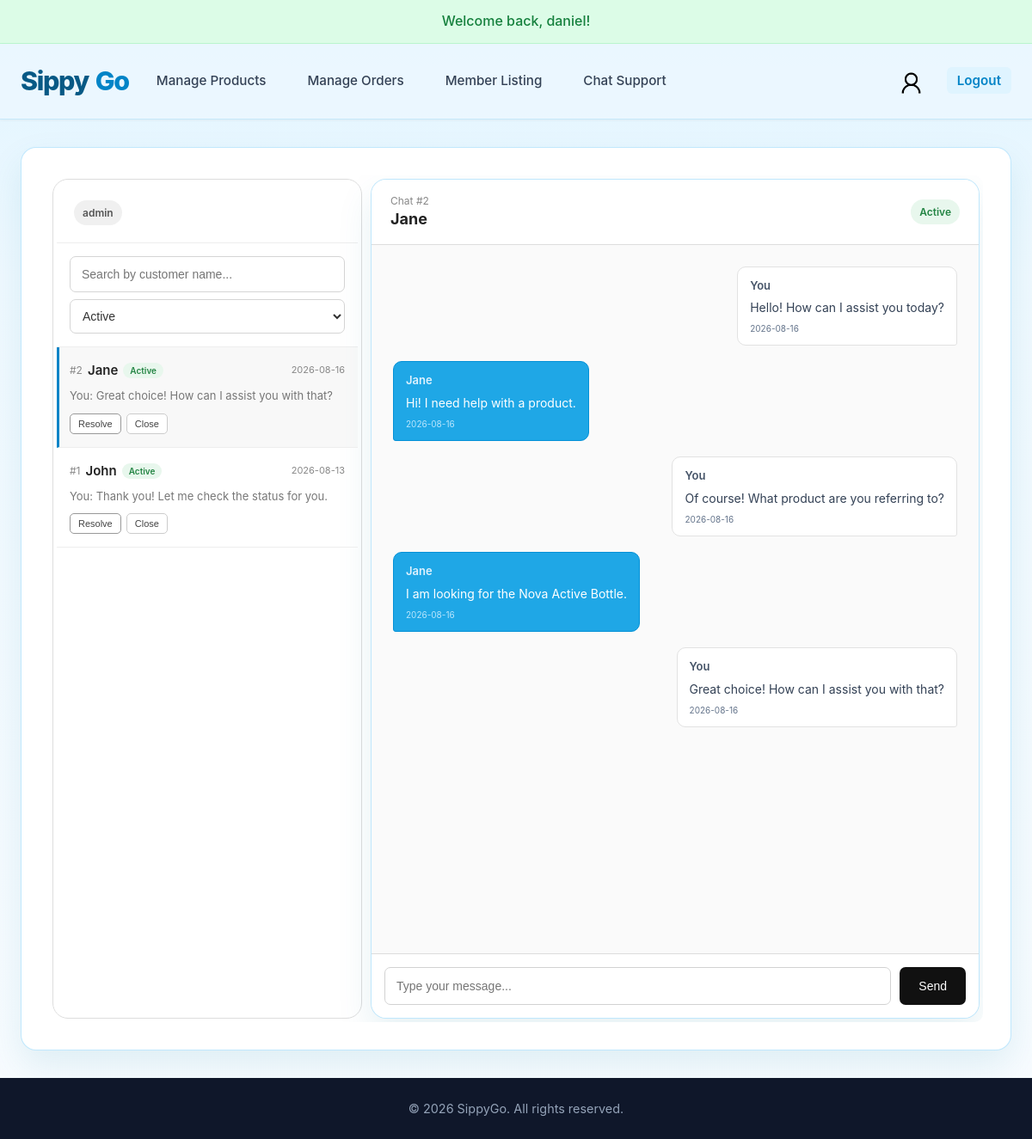
The app's page /live_chat.php (signed in) with its own data.
### tables this page shows
CREATE TABLE IF NOT EXISTS chat_sessions (
    chat_session_id INT AUTO_INCREMENT PRIMARY KEY,
    user_id INT NOT NULL,
    status INT NOT NULL DEFAULT 1,  
    created_at TIMESTAMP DEFAULT CURRENT_TIMESTAMP,
    updated_at TIMESTAMP DEFAULT CURRENT_TIMESTAMP ON UPDATE CURRENT_TIMESTAMP,

    FOREIGN KEY (user_id) REFERENCES users(user_id) ON DELETE CASCADE
);

CREATE TABLE `users` (
  `user_id` INT(11) NOT NULL AUTO_INCREMENT,
  `username` VARCHAR(50) NOT NULL UNIQUE,
  `email` VARCHAR(100) NOT NULL UNIQUE,
  `password` VARCHAR(255) NOT NULL,
  `role` VARCHAR(50) NOT NULL DEFAULT 'member',
  `profilepic` VARCHAR(255) DEFAULT NULL,
  `reward_points` INT UNSIGNED NOT NULL DEFAULT 0,
  `created_at` TIMESTAMP DEFAULT CURRENT_TIMESTAMP,
  `failed_attempts` INT NOT NULL DEFAULT 0,
  `locked_until` DATETIME DEFAULT NULL,
  PRIMARY KEY (`user_id`)
);

CREATE TABLE IF NOT EXISTS chat_messages (
    chat_message_id INT AUTO_INCREMENT PRIMARY KEY,
    chat_session_id INT NOT NULL,
    user_id INT NOT NULL,
    message VARCHAR(1000) NOT NULL,
    created_at DATETIME DEFAULT CURRENT_TIMESTAMP,
    
    FOREIGN KEY (chat_session_id) REFERENCES chat_sessions(chat_session_id) ON DELETE CASCADE,
    FOREIGN KEY (user_id) REFERENCES users(user_id) ON DELETE CASCADE
);

### _base.php (called while the page is built, shortened)
<?php
function req($key, $value = null) {
    $value = $_REQUEST[$key] ?? $value;
    return is_array($value) ? array_map('trim', $value) : trim($value);
}
function encode($value) {
    return htmlentities($value);
}

### live_chat.php (the view, shortened to what this page needs)
<?php
require_once '_base.php';
$users = $_SESSION['users'];
$user_id = $users->user_id;
$user_role = $users->role;
$user_is_admin = $user_role === 'admin';
?>
<?php
$chatStatus = intval(req('status', 1));
$selectedChatId = intval(req('chat', 0));
$messages = [];
$chatSessionsStmt = $_db->prepare("
    SELECT
        cs.chat_session_id,
        cs.user_id,
        u.username,
        cs.status,
        cs.created_at,
        cs.updated_at,
        (
            SELECT cm.message
            FROM chat_messages cm
            WHERE cm.chat_session_id = cs.chat_session_id
            ORDER BY cm.created_at DESC
            LIMIT 1
        ) AS last_message,
        (
            SELECT
                CASE
                    WHEN (:isAdmin = 1 AND u.role = 'admin')
                        OR (cm.user_id = :userId)
                        THEN 'You'
                    WHEN (:isAdmin <> 1 AND u.role = 'admin')
                        THEN 'Support Staff'
                    ELSE u.username
                END
            FROM chat_messages cm
            INNER JOIN users u
                ON u.user_id = cm.user_id
            WHERE cm.chat_session_id = cs.chat_session_id
            ORDER BY cm.created_at DESC
            LIMIT 1
        ) AS last_message_sender,
        (
            SELECT cm.created_at
            FROM chat_messages cm
            WHERE cm.chat_session_id = cs.chat_session_id
            ORDER BY cm.created_at DESC
            LIMIT 1
        ) AS last_message_at
    FROM chat_sessions cs
    INNER JOIN users u
        ON u.user_id = cs.user_id
    WHERE
        :chatStatus IN (cs.status, -1)
    AND (
        :isAdmin = 1
        OR cs.user_id = :userId
    )
    ORDER BY COALESCE(last_message_at, cs.created_at) DESC
");
$chatSessionsStmt->execute([
    ':isAdmin' => (int)$user_is_admin,
    ':userId' => (int)$user_id,
    ':chatStatus' => (int)$chatStatus,
]);
$chatSessions = $chatSessionsStmt->fetchAll(PDO::FETCH_ASSOC);
if ($user_is_admin) {
    if (!empty($chatSessions)) {
        $selectedChatExists = false;
        if (!$selectedChatExists) {
            $selectedChatId = (int)$chatSessions[0]['chat_session_id'];
        }
    }
    if ($selectedChatId > 0) {
        $messagesStmt = $_db->prepare("
            SELECT
                cm.chat_message_id,
                cm.chat_session_id,
                cm.user_id,
                cm.message,
                cm.created_at,
                CASE
                    WHEN (:isAdmin = 1 AND u.role = 'admin')
                        OR (cm.user_id = :userId)
                        THEN 'You'
                    WHEN (:isAdmin <> 1 AND u.role = 'admin')
                        THEN 'Support Staff'
                    ELSE u.username
                END AS sender_username,
                CASE
                    WHEN u.role = 'admin' THEN 1
                    ELSE 0
                END AS is_admin
            FROM chat_messages cm
            INNER JOIN users u
                ON u.user_id = cm.user_id
            WHERE cm.chat_session_id = :chatSessionId
            ORDER BY cm.created_at ASC
        ");
        $messagesStmt->execute([
            ':isAdmin' => (int)$user_is_admin,
            ':userId' => (int)$user_id,
            ':chatSessionId' => (int)$selectedChatId,
        ]);
        $messages = $messagesStmt->fetchAll(PDO::FETCH_ASSOC);
    }
}
function getStatusLabel(int $status)
{
    switch ($status) {
        case 1:
            return 'Active';
    }
}
function getTimeAgo(string $datetime)
{
    $time = strtotime($datetime);
    $diff = time() - $time;
    return date('Y-m-d', $time);
}
function isToday(string $datetime) {
    $time = strtotime($datetime);
    return date('Y-m-d', $time) === date('Y-m-d');
}
include '_head.php';
?>
<link rel="stylesheet" href="css/live_chat.css">
<?php if ($user_is_admin): ?>
    <div class="live-chat-page">
        <div class="chat-sidebar">
            <div class="chat-sidebar-header">
                <span class="chat-role-badge">
                    <?= $user_role ?>
                </span>
            </div>
            <div class="chat-search">
                <input
                    type="text"
                    id="chatSearch"
                    placeholder="Search by customer name..."
                >
            </div>
            <div class="chat-filter">
                <select id="chatStatus">
                    <option
                        value="1"
                        <?= $chatStatus === 1 ? 'selected' : '' ?>
                    >
                        Active
                    </option>
                </select>
            </div>
            <div class="chat-list" id="chatList">
                <?php if (empty($chatSessions)): ?>
                    <div class="chat-list-empty">
                        No chats available.
                    </div>
                <?php else: ?>
                    <?php foreach ($chatSessions as $chat): ?>
                        <div
                            class="chat-item <?= $selectedChatId == $chat['chat_session_id'] ? 'active' : '' ?>"
                            data-chat-id="<?= $chat['chat_session_id'] ?>"
                            data-status="<?= $chat['status'] ?>"
                            data-last-message-at="<?= encode($chat['last_message_at'] ?? '') ?>"
                        >
                            <div class="chat-item-top">
                                <div class="chat-item-header">
                                    <span class="chat-session-id">
                                        #<?= $chat['chat_session_id'] ?>
                                    </span>
                                    <div class="chat-customer-name">
                                        <?= encode($chat['username']) ?>
                                    </div>
                                    <span class="chat-item-status status-<?= (int)$chat['status'] ?>">
                                        <?= getStatusLabel((int)$chat['status']) ?>
                                    </span>
                                </div>
                                <div class="chat-time">
                                    <?= getTimeAgo($chat['last_message_at'] ?? '') ?>
                                </div>
                            </div>
                            <div class="chat-item-bottom">
                                <span class="chat-last-message">
                                    <?php if (!empty($chat['last_message_sender'])): ?>
                                        <?= encode($chat['last_message_sender']) . ': ' ?>
                                    <?php endif; ?>
                                    <?= encode($chat['last_message'] ?? '') ?>
                                </span>
                            </div>
                            <div class="chat-item-actions">
                                <?php if ($chat['status'] == 1): ?>
                                    <button
                                        type="button"
                                        class="chat-status-btn resolve-btn"
                                        data-chat-id="<?= $chat['chat_session_id'] ?>"
                                    >
                                        Resolve
                                    </button>
                                    <button
                                        type="button"
                                        class="chat-status-btn close-btn"
                                        data-chat-id="<?= $chat['chat_session_id'] ?>"
                                    >
                                        Close
                                    </button>
                                <?php endif; ?>
                            </div>
                        </div>
                    <?php endforeach; ?>
                <?php endif; ?>
            </div>
        </div>
        <main class="chat-content">
            <?php if ($selectedChatId === 0): ?>
                <div class="chat-no-selection">
                    <div class="chat-no-selection-icon">💬</div>
                    <h2>No conversation selected</h2>
                    <p>Select a conversation from the list to start chatting.</p>
                </div>
            <?php else: ?>
                <?php
                    $selectedChat = null;
                    foreach ($chatSessions as $chat) {
                        if ($chat['chat_session_id'] == $selectedChatId) {
                            $selectedChat = $chat;
                            break;
                        }
                    }
                ?>
                <?php if ($selectedChat): ?>
                    <div class="chat-header">
                        <div class="details">
                            <span>
                                Chat #<?= $selectedChat['chat_session_id'] ?>
                            </span>
                            <h2>
                                <?= encode($selectedChat['username']) ?>
                            </h2>
                        </div>
                        <div class="chat-header-status">
                            <span class="status status-<?= (int)$selectedChat['status'] ?>">
                                <?= getStatusLabel((int)$selectedChat['status']) ?>
                            </span>
                        </div>
                    </div>
                    <div class="chat-messages" id="chatMessages">
                        <?php
                            foreach ($messages as $message):
                                $isOwnMessage = $message['user_id'] == $user_id;
                                $isAdminMessage = (bool)$message['is_admin'];
                        ?>
                            <div
                                class="
                                    chat-message-row
                                    <?= $isOwnMessage || ($isAdminMessage && $user_is_admin) ? 'own' : 'other' ?>
                                "
                                data-message-id="<?= (int)$message['chat_message_id'] ?>"
                                <?php if (isToday($message['created_at'])): ?>
                                    data-created-at="<?= encode($message['created_at']) ?>"
                                <?php endif; ?>
                            >
                                <div class="chat-message">
                                    <div class="chat-message-username">
                                        <?= encode($message['sender_username']) ?>
                                    </div>
                                    <div class="chat-message-text">
                                        <?= nl2br(encode($message['message'])) ?>
                                    </div>
                                    <div class="chat-message-time">
                                        <?= getTimeAgo($message['created_at']) ?>
                                    </div>
                                </div>
                            </div>
                        <?php endforeach; ?>
                    </div>
                    <?php if ($selectedChat['status'] == 1): ?>
                        <form
                            id="chatMessageForm"
                            class="chat-input-area"
                            method="post"
                        >
                            <input
                                type="text"
                                name="message"
                                id="chatMessageInput"
                                maxlength="1000"
                                placeholder="Type your message..."
                                autocomplete="off"
                            >
                            <button
                                type="submit"
                                class="chat-send-button"
                            >
                                Send
                            </button>
                        </form>
                    <?php endif; ?>
                <?php endif; ?>
            <?php endif; ?>
        </main>
    </div>
<?php endif; ?>
<?php include '_foot.php'; ?>

### records on screen
chat_sessions: chat_session_id "2", user.username "Jane", status "Active", last_message_at "2026-08-16", last_message_sender "You", last_message "Great choice! How can I assist you with that?"
chat_sessions: chat_session_id "1", user.username "John", status "Active", last_message_at "2026-08-13", last_message_sender "You", last_message "Thank you! Let me check the status for you."
users: username "Jane"
chat_messages: sender_username "You", message "Hello! How can I assist you today?", created_at "2026-08-16"
chat_messages: sender_username "Jane", message "Hi! I need help with a product.", created_at "2026-08-16"
chat_messages: sender_username "You", message "Of course! What product are you referring to?", created_at "2026-08-16"
chat_messages: sender_username "Jane", message "I am looking for the Nova Active Bottle.", created_at "2026-08-16"
chat_messages: sender_username "You", message "Great choice! How can I assist you with that?", created_at "2026-08-16"

### other values on screen
temp('info') "Welcome back, daniel!"
$user_role "admin"
